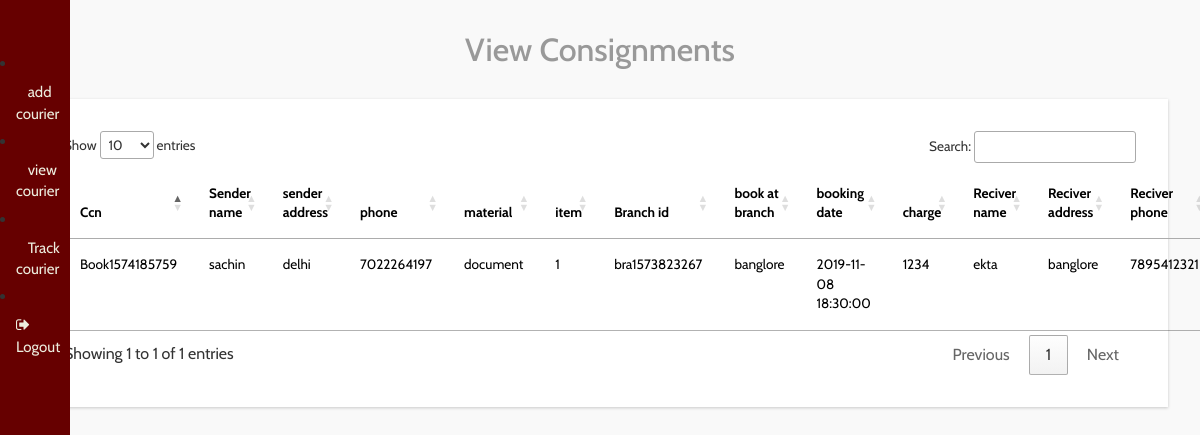
The page /user/view_consignment.php (signed in) on the database its author committed.
### tables this page shows
CREATE TABLE `consignment` (
  `id` int(11) NOT NULL,
  `shippername` text NOT NULL,
  `shipperasddress` varchar(20) NOT NULL,
  `phone` text NOT NULL,
  `material_descrption` text NOT NULL,
  `no_of_item` int(20) NOT NULL,
  `branch_id` text NOT NULL,
  `booked_at_branch` text NOT NULL,
  `date_of_booking` timestamp NOT NULL DEFAULT current_timestamp() ON UPDATE current_timestamp(),
  `shipment_charge` text NOT NULL,
  `total_weight` text NOT NULL,
  `reciver_name` text NOT NULL,
  `reciver_address` varchar(20) NOT NULL,
  `reciver_phone` text NOT NULL,
  `ccn` text NOT NULL
);

### user/view_consignment.php (the view, shortened to what this page needs)
<?php
include('header.php');
include('../connection.php');
?>
<link rel="stylesheet" href="http://cdn.datatables.net/1.10.2/css/jquery.dataTables.min.css"></style>
<div id="page-wrapper">
  <div class="graphs">
    <h3 class="blank1" align="center">View Consignments</h3>
    <div class="xs tabls">
      <div class="bs-example4" data-example-id="contextual-table">
        <table class="table table-hover" id="example" class="display" width="80%" cellspacing="0">
          <thead>
            <tr>
            <th>Ccn</th>
              <th>Sender name</th>
              <th>sender address</th>
              <th>phone</th>
              <th>material</th>
              <th>item</th>
              <th>Branch id</th>
              <th>book at branch</th>
              <th> booking date</th>
              <th>charge</th>
              <th>Reciver name</th>
              <th>Reciver address</th>
              <th>Reciver phone</th>
            </tr>
          </thead>
          <tbody>
          <?php
            $sql="Select * from consignment where shippername='{$_SESSION['username']}'";
            $res=mysqli_query($conn,$sql);
            while($ros=mysqli_fetch_array($res))
            {
              ?>
          <tr>
             <td><?php echo $ros['ccn'];?></td>
            <td><?php echo $ros['shippername'];?></td>
            <td><?php echo $ros['shipperasddress'];?></td>
            <td><?php echo $ros['phone'];?></td>
            <td><?php echo $ros['material_descrption'];?></td>
            <td><?php echo $ros['no_of_item'];?></td>
            <td><?php echo $ros['branch_id'];?></td>
             <td><?php echo $ros['booked_at_branch'];?></td>
            <td><?php echo $ros['date_of_booking'];?></td>
            <td><?php echo $ros['shipment_charge'];?></td>
            <td><?php echo $ros['reciver_name'];?></td>
                  <td><?php echo $ros['reciver_address'];?></td>
            <td><?php echo $ros['reciver_phone'];?></td>
          </tr>
          <?php
        }
        ?>
          </tbody>
        </table>
      </div>
    </div>
  </div>
</div>

### rows shown on the page
consignment: ccn "Book1574185759", shippername "sachin", shipperasddress "delhi", phone "7022264197", material_descrption "document", no_of_item "1", branch "bra1573823267", booked_at_branch "banglore", date_of_booking "2019-11-08 18:30:00", shipment_charge "1234", reciver_name "ekta", reciver_address "banglore", reciver_phone "7895412321"
